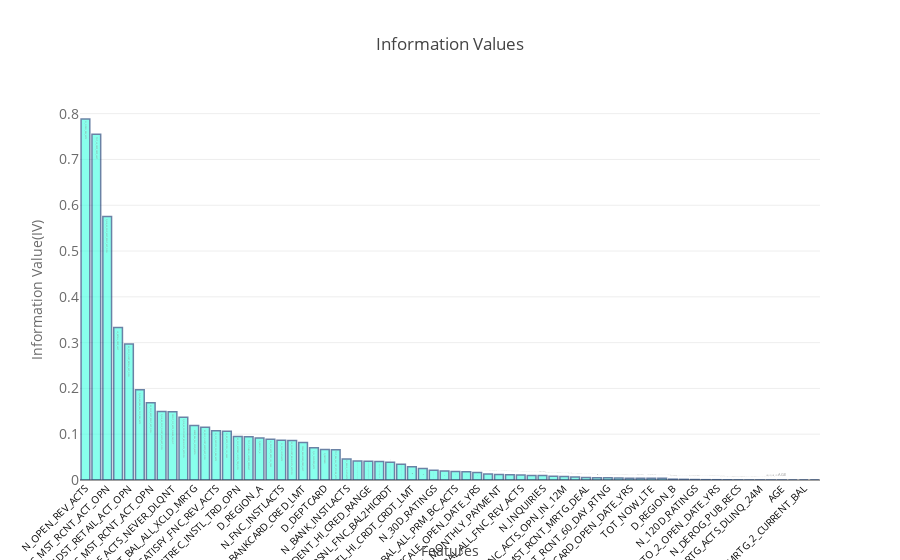

Notebook source saved alongside this figure:
### Code cell
data = [go.Bar(x=IV_sorted['VAR_NAME'], y=IV_sorted['IV'], text=IV_sorted['VAR_NAME'],
            marker=dict(color='rgb(58,256,225)',line=dict(color='rgb(8,48,107)',width=1.5, ) ),
    opacity=0.6)]


layout = go.Layout(
    title='Information Values',
        xaxis=dict(
        tickangle=-45,
        title='Features',
        tickfont=dict(
            size=10,
            color='rgb(7, 7, 7)'
        )
    ),
    yaxis=dict(
        title='Information Value(IV)',
        titlefont=dict(
            size=14,
            color='rgb(107, 107, 107)'
        ),
        tickfont=dict(
            size=14,
            color='rgb(107, 107, 107)'
        )
    ),
)
plotly.offline.iplot({ "data": data,'layout':layout})

### Figure 1 — Plotly figure (JSON) as saved in the notebook; plotly's stock layout.template omitted (floating-point values rounded to 4 significant figures)
{"data": [{"marker": {"color": "rgb(58,256,225)", "line": {"color": "rgb(8,48,107)", "width": 1.5}}, "opacity": 0.6, "text": ["N_OPEN_REV_ACTS", "TOT_HI_CRDT_CRDT_LMT", "D_NA_M_SNC_MST_RCNT_ACT_OPN", "HI_RETAIL_CRDT_LMT", "M_SNC_OLDST_RETAIL_ACT_OPN", "D_NA_AVG_BAL_ALL_FNC_REV_ACTS", "M_SNC_MST_RCNT_ACT_OPN", "D_NA_M_SNC_OLDST_MRTG_ACT_OPN", "PRCNT_OF_ACTS_NEVER_DLQNT", "D_NA_M_SNCOLDST_BNKINSTL_ACTOPN", "AGRGT_BAL_ALL_XCLD_MRTG", "M_SNC_OLDST_MRTG_ACT_OPN", "N_OF_SATISFY_FNC_REV_ACTS", "N_BC_ACTS_OPN_IN_24M", "M_SNC_MSTREC_INSTL_TRD_OPN", "TOT_OTHRFIN_HICRDT_CRDTLMT", "D_REGION_A", "N_FNC_ACTS_VRFY_IN_12M", "N_FNC_INSTLACTS", "M_SNCOLDST_BNKINSTL_ACTOPN", "PREM_BANKCARD_CRED_LMT", "D_N_DISPUTED_ACTS", "D_DEPTCARD", "TOT_BAL_ALL_DPT_STORE_ACTS", "N_BANK_INSTLACTS", "M_SNCOLDST_OIL_NTN_TRD_OPN", "STUDENT_HI_CRED_RANGE", "N_BC_ACTS_OPN_IN_12M", "D_NA_RATIO_PRSNL_FNC_BAL2HICRDT", "N_PUB_REC_ACT_LINE_DEROGS", "TOT_INSTL_HI_CRDT_CRDT_LMT", "N_SATISFY_PRSNL_FNC_ACTS", "N_30D_RATINGS", "N_30D_AND_60D_RATINGS", "AVG_BAL_ALL_PRM_BC_ACTS", "M_SNC_MSTRCNT_MRTG_ACT_UPD", "UPSCALE_OPEN_DATE_YRS", "N_RETAIL_ACTS_OPN_IN_24M", "MRTG_1_MONTHLY_PAYMENT", "STUDENT_OPEN_DATE_YRS", "AVG_BAL_ALL_FNC_REV_ACTS", "N_SATISFY_OIL_NATIONL_ACTS", "N_INQUIRIES", "MAX_MRTG_CLOSE_DATE", "N_FNC_ACTS_OPN_IN_12M", "RATIO_BAL_TO_HI_CRDT", "M_SNC_MST_RCNT_MRTG_DEAL", "D_NA_M_SNC_MST_RCNT_MRTG_DEAL", "M_SNC_MST_RCNT_60_DAY_RTNG", "RATIO_RETAIL_BAL2HI_CRDT", "FNC_CARD_OPEN_DATE_YRS", "D_REGION_C", "TOT_NOW_LTE", "N_ACTS_90D_PLS_LTE_IN_6M", "D_REGION_B", "N30D_ORWRS_RTNG_MRTG_ACTS", "N_120D_RATINGS", "RATIO_PRSNL_FNC_BAL2HICRDT", "AUTO_2_OPEN_DATE_YRS", "N_SATISFY_INSTL_ACTS", "N_DEROG_PUB_RECS", "AUTO_HI_CRDT_2_ACTUAL", "N_OF_MRTG_ACTS_DLINQ_24M", "UNIQUE_ID", "AGE", "N_ACTS_WITH_MXD_4_IN_24M", "MRTG_2_CURRENT_BAL", "N_ACTS_WITH_MXD_3_IN_24M"], "type": "bar", "uid": "67b0905a-8f4c-4d26-9c77-423dbafd9415", "x": ["N_OPEN_REV_ACTS", "TOT_HI_CRDT_CRDT_LMT", "D_NA_M_SNC_MST_RCNT_ACT_OPN", "HI_RETAIL_CRDT_LMT", "M_SNC_OLDST_RETAIL_ACT_OPN", "D_NA_AVG_BAL_ALL_FNC_REV_ACTS", "M_SNC_MST_RCNT_ACT_OPN", "D_NA_M_SNC_OLDST_MRTG_ACT_OPN", "PRCNT_OF_ACTS_NEVER_DLQNT", "D_NA_M_SNCOLDST_BNKINSTL_ACTOPN", "AGRGT_BAL_ALL_XCLD_MRTG", "M_SNC_OLDST_MRTG_ACT_OPN", "N_OF_SATISFY_FNC_REV_ACTS", "N_BC_ACTS_OPN_IN_24M", "M_SNC_MSTREC_INSTL_TRD_OPN", "TOT_OTHRFIN_HICRDT_CRDTLMT", "D_REGION_A", "N_FNC_ACTS_VRFY_IN_12M", "N_FNC_INSTLACTS", "M_SNCOLDST_BNKINSTL_ACTOPN", "PREM_BANKCARD_CRED_LMT", "D_N_DISPUTED_ACTS", "D_DEPTCARD", "TOT_BAL_ALL_DPT_STORE_ACTS", "N_BANK_INSTLACTS", "M_SNCOLDST_OIL_NTN_TRD_OPN", "STUDENT_HI_CRED_RANGE", "N_BC_ACTS_OPN_IN_12M", "D_NA_RATIO_PRSNL_FNC_BAL2HICRDT", "N_PUB_REC_ACT_LINE_DEROGS", "TOT_INSTL_HI_CRDT_CRDT_LMT", "N_SATISFY_PRSNL_FNC_ACTS", "N_30D_RATINGS", "N_30D_AND_60D_RATINGS", "AVG_BAL_ALL_PRM_BC_ACTS", "M_SNC_MSTRCNT_MRTG_ACT_UPD", "UPSCALE_OPEN_DATE_YRS", "N_RETAIL_ACTS_OPN_IN_24M", "MRTG_1_MONTHLY_PAYMENT", "STUDENT_OPEN_DATE_YRS", "AVG_BAL_ALL_FNC_REV_ACTS", "N_SATISFY_OIL_NATIONL_ACTS", "N_INQUIRIES", "MAX_MRTG_CLOSE_DATE", "N_FNC_ACTS_OPN_IN_12M", "RATIO_BAL_TO_HI_CRDT", "M_SNC_MST_RCNT_MRTG_DEAL", "D_NA_M_SNC_MST_RCNT_MRTG_DEAL", "M_SNC_MST_RCNT_60_DAY_RTNG", "RATIO_RETAIL_BAL2HI_CRDT", "FNC_CARD_OPEN_DATE_YRS", "D_REGION_C", "TOT_NOW_LTE", "N_ACTS_90D_PLS_LTE_IN_6M", "D_REGION_B", "N30D_ORWRS_RTNG_MRTG_ACTS", "N_120D_RATINGS", "RATIO_PRSNL_FNC_BAL2HICRDT", "AUTO_2_OPEN_DATE_YRS", "N_SATISFY_INSTL_ACTS", "N_DEROG_PUB_RECS", "AUTO_HI_CRDT_2_ACTUAL", "N_OF_MRTG_ACTS_DLINQ_24M", "UNIQUE_ID", "AGE", "N_ACTS_WITH_MXD_4_IN_24M", "MRTG_2_CURRENT_BAL", "N_ACTS_WITH_MXD_3_IN_24M"], "y": [0.7884, 0.7553, 0.5753, 0.3329, 0.2973, 0.1969, 0.1684, 0.1494, 0.1491, 0.1371, 0.119, 0.1154, 0.1076, 0.1067, 0.09479, 0.09448, 0.09195, 0.08904, 0.08687, 0.08631, 0.08214, 0.0702, 0.06684, 0.06611, 0.04598, 0.04142, 0.04093, 0.04053, 0.03871, 0.03431, 0.02906, 0.02525, 0.02155, 0.01974, 0.01846, 0.01776, 0.01629, 0.0131, 0.0122, 0.01172, 0.0108, 0.009661, 0.009627, 0.008144, 0.007475, 0.006816, 0.005565, 0.005086, 0.004787, 0.004293, 0.003933, 0.00386, 0.003643, 0.003616, 0.00182, 0.001494, 0.001056, 0.0007347, 0.0006611, 0.0004282, 0.0002415, 8.072e-05, 7.179e-05, 3.11e-05, 2.742e-05, 2.03e-06, 6.494e-07, 3.306e-08]}], "layout": {"title": {"text": "Information Values"}, "xaxis": {"tickangle": -45, "tickfont": {"color": "rgb(7, 7, 7)", "size": 10}, "title": {"text": "Features"}}, "yaxis": {"tickfont": {"color": "rgb(107, 107, 107)", "size": 14}, "title": {"font": {"color": "rgb(107, 107, 107)", "size": 14}, "text": "Information Value(IV)"}}}}
